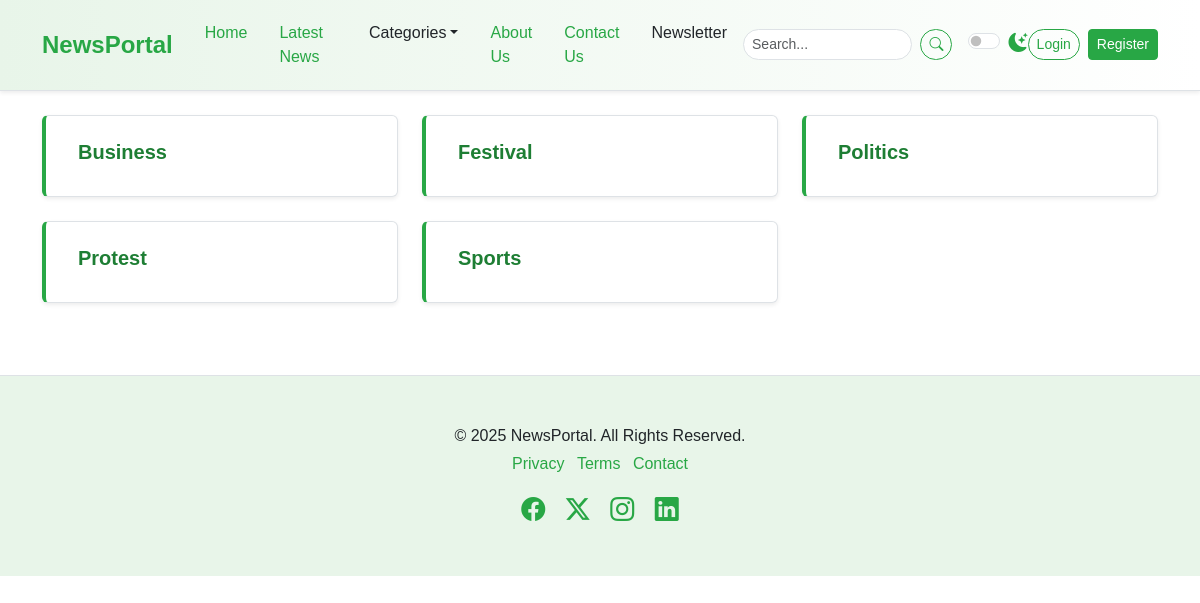
Page /categories/ on the earlier database version.
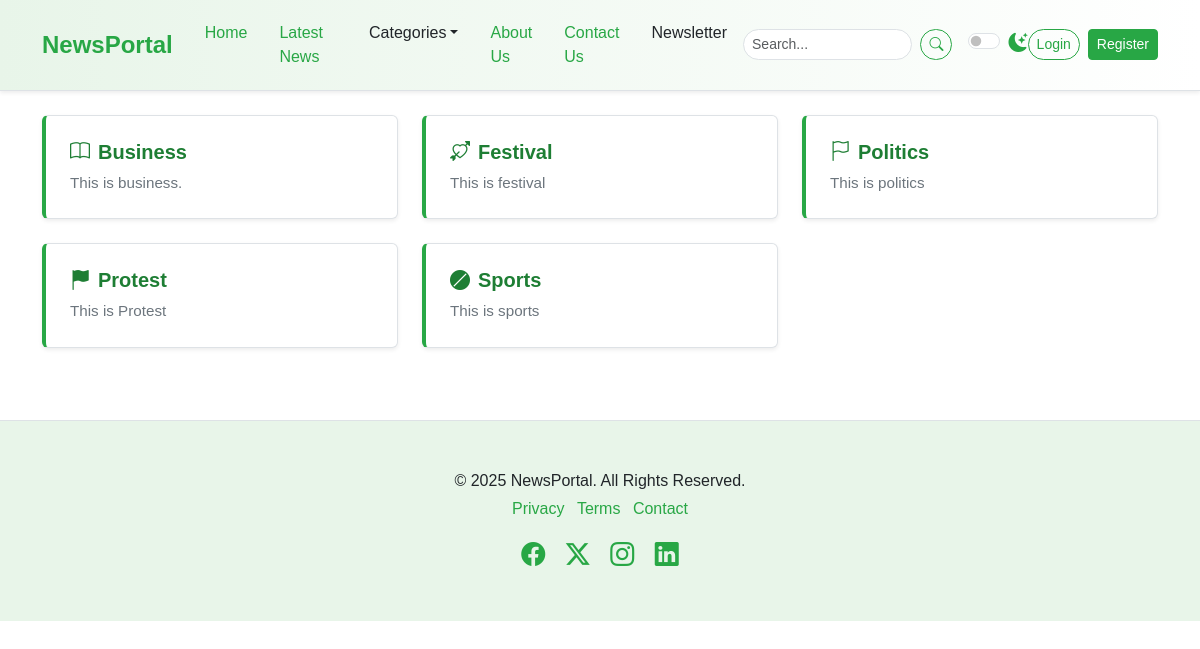
Same page on the later database version.
### newspaper/models.py (models this page shows, shortened)
class TimeStampedModel(models.Model):
    created_at = models.DateTimeField(auto_now_add=True)
    updated_at = models.DateTimeField(auto_now=True)
    class Meta:
        abstract = True # Don't create a table in DB

class Category(TimeStampedModel):
    name = models.CharField(max_length=100)
    icon = models.CharField(max_length=100, null=True, blank=True)
    description = models.TextField(null=True, blank=True)
    class Meta:
        ordering = ["name"] # category.objects.all()
        verbose_name = "category"
        verbose_name_plural = "Categories"

### newspaper/views.py (the view)
# urls.py: path("categories/", AllCategoriesView.as_view(), name="all-categories"),
class AllCategoriesView(ListView):
    model = Category
    template_name = "all_categories.html"  # create this template
    context_object_name = "categories"

### newspaper/nav.py (called while the page is built)
def navigation(request):
    categories = Category.objects.all()[:4]
    return {"categories": categories}

### templates/all_categories.html
{% extends "newsportal/base.html" %}
{% block content %}
<div class="container py-4">
    <div class="row row-cols-1 row-cols-md-3 g-4">
        {% for category in categories %}
            <div class="col">
                <div class="card h-100 shadow-sm list-item-card">
                    <div class="card-body">
                        <h5 class="card-title">
                            <a href="all_categories.html"><i class="{{ category.icon }} me-2"></i>{{ category.name|title }}</a>
                        </h5>
                        <p class="card-text">{{ category.description }}</p>
                    </div>
                </div>
            </div>
        {% endfor %}
    </div>
</div>
{% endblock %}

### templates/newsportal/base.html (shortened to what this page needs)
{% load static %}
<!DOCTYPE html>
<html lang="en" data-bs-theme="light">
  <head>
    <link href="{% static 'css/bootstrap.min.css' %}"
          rel="stylesheet"
 />
    <link rel="stylesheet"
          href="https://cdn.jsdelivr.net/npm/bootstrap-icons@1.11.3/font/bootstrap-icons.min.css" />
    <link rel="stylesheet" href="{% static 'css/style.css' %}" />
  </head>
  <body>
    {% include "newsportal/nav.html" %}
    {% block content %}
    {% endblock content %}
    {% include "newsportal/footer.html" %}
  </body>
</html>

### templates/newsportal/nav.html (shortened to what this page needs)
    <nav class="navbar navbar-expand-lg sticky-top elegant-navbar">
      <div class="container">
        <a class="navbar-brand fw-bold" href="/">NewsPortal</a>
        <div class="collapse navbar-collapse" id="navbarNavDropdown">
          <ul class="navbar-nav me-auto mb-2 mb-lg-0">
            <li class="nav-item">
              <a class="nav-link active" aria-current="page" href="/">Home</a>
            </li>
            <li class="nav-item">
              <a class="nav-link" href="{% url 'post-list' %}">Latest News</a>
            </li>
            <li class="nav-item dropdown">
              <a class="nav-link dropdown-toggle"
                 href="#"
                 role="button"
                 data-bs-toggle="dropdown"
                 aria-expanded="false">Categories</a>
            </li>
            <li class="nav-item">
              <a class="nav-link" href="{% url 'about' %}">About Us</a>
            </li>
            <li class="nav-item">
              <a class="nav-link" href="{% url 'contact' %}">Contact Us</a>
            </li>
            <li class="nav-item">
              <a class="nav-link" href="#newsletter-section">Newsletter</a>
            </li>
          </ul>
          <form class="d-flex me-3" role="search">
            <input class="form-control form-control-sm me-2"
                   type="search"
                   placeholder="Search..."
                   aria-label="Search" />
            <button class="btn btn-outline-success btn-sm" type="submit">
              <i class="bi bi-search"></i>
            </button>
          </form>
          <div class="form-check form-switch">
            <input class="form-check-input"
                   type="checkbox"
                   role="switch"
                   id="darkModeSwitch" />
            <label class="form-check-label" for="darkModeSwitch">
              <i class="bi bi-moon-stars-fill"></i>
            </label>
          </div>
          <div class="navbar-nav ms-auto d-flex align-items-center">
            {% if user.is_authenticated %}
              <span class="navbar-text me-3">Welcome, {{ user.username }}!</span>
              <form method="post" action="{% url 'accounts:logout' %}" class="d-inline">
                {% csrf_token %}
                <button type="submit" class="btn btn-outline-secondary btn-sm">Logout</button>
              </form>
            {% else %}
              <a href="{% url 'accounts:login' %}"
              class="btn btn-outline-success btn-sm me-2">Login</a>
              <a href="{% url 'accounts:register' %}" class="btn btn-success btn-sm">Register</a>
            {% endif %}
          </div>
        </div>
      </div>
    </nav>

### templates/newsportal/footer.html
    <footer class="py-5 mt-5 elegant-footer">
      <div class="container text-center">
        <p class="mb-1">&copy; 2025 NewsPortal. All Rights Reserved.</p>
        <ul class="list-inline">
          <li class="list-inline-item">
            <a href="#">Privacy</a>
          </li>
          <li class="list-inline-item">
            <a href="#">Terms</a>
          </li>
          <li class="list-inline-item">
            <a href="#">Contact</a>
          </li>
        </ul>
        <div class="social-icons mt-3">
          <a href="#" class="text-decoration-none me-3"><i class="bi bi-facebook fs-4"></i></a>
          <a href="#" class="text-decoration-none me-3"><i class="bi bi-twitter-x fs-4"></i></a>
          <a href="#" class="text-decoration-none me-3"><i class="bi bi-instagram fs-4"></i></a>
          <a href="#" class="text-decoration-none"><i class="bi bi-linkedin fs-4"></i></a>
        </div>
      </div>
    </footer>

### static/css/style.css (style rules this page uses)
:root { --primary-green: #28a745; --light-green: #e8f5e9; --dark-green: #1e7e34; --accent-green: #5cb85c; --text-color-light: #212529; --text-color-dark: #f8f9fa; --bg-light: #ffffff; --bg-dark: #212529; --card-bg-light: #ffffff; --card-bg-dark: #343a40; --border-color-light: #dee2e6; --border-color-dark: #495057; --shadow-sm: 0 0.125rem 0.25rem rgba(0, 0, 0, 0.075); --shadow: 0 0.5rem 1rem rgba(0, 0, 0, 0.15); --transition-speed: 0.3s ease; }
body { font-family: "Poppins", sans-serif; background-color: var(--bg-light); color: var(--text-color-light); transition: background-color var(--transition-speed), color var(--transition-speed); }
.elegant-navbar { background: linear-gradient( to right, var(--light-green), #ffffff ); border-bottom: 1px solid var(--border-color-light); box-shadow: var(--shadow-sm); padding-top: 0.8rem; padding-bottom: 0.8rem; }
.elegant-navbar .navbar-brand { color: var(--primary-green); font-size: 1.5rem; transition: color var(--transition-speed); }
.elegant-navbar .nav-link { color: var(--text-color-light); font-weight: 500; transition: color var(--transition-speed); margin: 0 0.5rem; }
.elegant-navbar .nav-link:hover, .elegant-navbar .nav-link.active { color: var(--primary-green); }
.elegant-navbar .form-control { border-radius: 20px; border-color: var(--border-color-light); background-color: var(--bg-light); color: var(--text-color-light); }
.elegant-navbar .btn-outline-success { border-color: var(--primary-green); color: var(--primary-green); border-radius: 20px; transition: background-color var(--transition-speed), color var(--transition-speed); }
.elegant-navbar .form-check-label i { color: var(--primary-green); font-size: 1.2rem; }
.card { border: 1px solid var(--border-color-light); transition: box-shadow var(--transition-speed), transform var(--transition-speed); background-color: var(--card-bg-light); color: var(--text-color-light); }
.card-title { color: var(--dark-green); font-weight: 600; }
.elegant-footer { background-color: var(--light-green); border-top: 1px solid var(--border-color-light); color: var(--text-color-light); }
.elegant-footer a { color: var(--primary-green); text-decoration: none; transition: color var(--transition-speed); }
.elegant-footer .social-icons a { color: var(--primary-green); transition: color var(--transition-speed), transform var(--transition-speed); }
.btn-success { background-color: var(--primary-green); border-color: var(--primary-green); transition: background-color var(--transition-speed), border-color var(--transition-speed), box-shadow var(--transition-speed); }
.btn-outline-success { color: var(--primary-green); border-color: var(--primary-green); transition: background-color var(--transition-speed), color var(--transition-speed); }
.list-item-card { transition: transform 0.2s ease-in-out, box-shadow 0.2s ease-in-out; border-left: 4px solid var(--primary-green); }
.list-item-card .card-body { padding: 1.5rem; }
.list-item-card .card-title a { text-decoration: none; color: var(--dark-green); font-weight: 600; }
.list-item-card .card-text { font-size: 0.95rem; color: #6c757d; }

Differences in the rows shown:
changed Category "Business": icon empty → "bi bi-book" (drawn); description (not shown) → "This is business."
changed Category "Festival": description (not shown) → "This is festival"
changed Category "Politics": icon empty → "bi bi-flag" (drawn); description (not shown) → "This is politics"
changed Category "Protest": icon empty → "bi bi-flag-fill" (drawn); description (not shown) → "This is Protest"
changed Category "Sports": icon empty → "bi bi-ban-fill" (drawn); description (not shown) → "This is sports"
